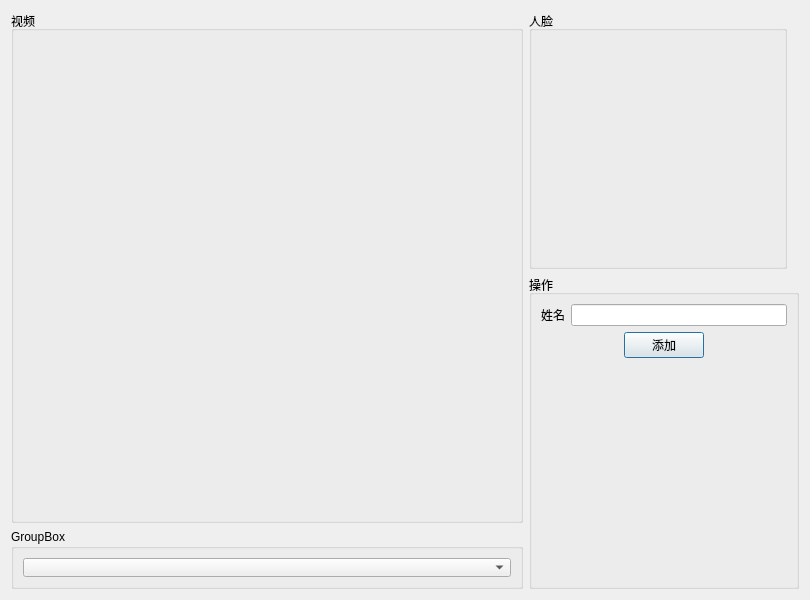
<?xml version="1.0" encoding="UTF-8"?>
<ui version="4.0">
 <class>sample</class>
 <widget class="QDialog" name="sample">
  <property name="geometry">
   <rect>
    <x>0</x>
    <y>0</y>
    <width>810</width>
    <height>600</height>
   </rect>
  </property>
  <property name="minimumSize">
   <size>
    <width>810</width>
    <height>600</height>
   </size>
  </property>
  <property name="maximumSize">
   <size>
    <width>810</width>
    <height>600</height>
   </size>
  </property>
  <property name="windowTitle">
   <string>Dialog</string>
  </property>
  <layout class="QVBoxLayout" name="verticalLayout_3">
   <item>
    <layout class="QHBoxLayout" name="horizontalLayout">
     <item>
      <layout class="QVBoxLayout" name="verticalLayout">
       <item>
        <widget class="QGroupBox" name="groupBox">
         <property name="minimumSize">
          <size>
           <width>512</width>
           <height>0</height>
          </size>
         </property>
         <property name="maximumSize">
          <size>
           <width>512</width>
           <height>16777215</height>
          </size>
         </property>
         <property name="title">
          <string>视频</string>
         </property>
         <layout class="QVBoxLayout" name="verticalLayout_5">
          <item>
           <widget class="QLabel" name="label">
            <property name="minimumSize">
             <size>
              <width>480</width>
              <height>0</height>
             </size>
            </property>
            <property name="maximumSize">
             <size>
              <width>480</width>
              <height>480</height>
             </size>
            </property>
            <property name="text">
             <string/>
            </property>
           </widget>
          </item>
         </layout>
        </widget>
       </item>
       <item>
        <widget class="QGroupBox" name="groupBox_2">
         <property name="minimumSize">
          <size>
           <width>0</width>
           <height>60</height>
          </size>
         </property>
         <property name="maximumSize">
          <size>
           <width>16777215</width>
           <height>60</height>
          </size>
         </property>
         <property name="title">
          <string>GroupBox</string>
         </property>
         <layout class="QVBoxLayout" name="verticalLayout_4">
          <item>
           <widget class="QComboBox" name="comboBox"/>
          </item>
         </layout>
        </widget>
       </item>
      </layout>
     </item>
     <item>
      <layout class="QVBoxLayout" name="verticalLayout_2">
       <item>
        <widget class="QGroupBox" name="groupBox_3">
         <property name="minimumSize">
          <size>
           <width>258</width>
           <height>258</height>
          </size>
         </property>
         <property name="maximumSize">
          <size>
           <width>258</width>
           <height>258</height>
          </size>
         </property>
         <property name="title">
          <string>人脸</string>
         </property>
         <widget class="QLabel" name="label_2">
          <property name="geometry">
           <rect>
            <x>10</x>
            <y>22</y>
            <width>226</width>
            <height>226</height>
           </rect>
          </property>
          <property name="minimumSize">
           <size>
            <width>226</width>
            <height>226</height>
           </size>
          </property>
          <property name="maximumSize">
           <size>
            <width>226</width>
            <height>226</height>
           </size>
          </property>
          <property name="text">
           <string/>
          </property>
         </widget>
        </widget>
       </item>
       <item>
        <widget class="QGroupBox" name="groupBox_5">
         <property name="minimumSize">
          <size>
           <width>226</width>
           <height>0</height>
          </size>
         </property>
         <property name="title">
          <string>操作</string>
         </property>
         <layout class="QVBoxLayout" name="verticalLayout_7">
          <item>
           <layout class="QVBoxLayout" name="verticalLayout_6">
            <item>
             <layout class="QHBoxLayout" name="horizontalLayout_2">
              <item>
               <widget class="QLabel" name="label_3">
                <property name="text">
                 <string>姓名</string>
                </property>
               </widget>
              </item>
              <item>
               <widget class="QLineEdit" name="lineEdit"/>
              </item>
             </layout>
            </item>
            <item>
             <layout class="QHBoxLayout" name="horizontalLayout_3">
              <item>
               <spacer name="horizontalSpacer">
                <property name="orientation">
                 <enum>Qt::Horizontal</enum>
                </property>
                <property name="sizeHint" stdset="0">
                 <size>
                  <width>40</width>
                  <height>20</height>
                 </size>
                </property>
               </spacer>
              </item>
              <item>
               <widget class="QPushButton" name="pushButton">
                <property name="text">
                 <string>添加</string>
                </property>
               </widget>
              </item>
              <item>
               <spacer name="horizontalSpacer_2">
                <property name="orientation">
                 <enum>Qt::Horizontal</enum>
                </property>
                <property name="sizeHint" stdset="0">
                 <size>
                  <width>40</width>
                  <height>20</height>
                 </size>
                </property>
               </spacer>
              </item>
             </layout>
            </item>
            <item>
             <spacer name="verticalSpacer">
              <property name="orientation">
               <enum>Qt::Vertical</enum>
              </property>
              <property name="sizeHint" stdset="0">
               <size>
                <width>20</width>
                <height>40</height>
               </size>
              </property>
             </spacer>
            </item>
           </layout>
          </item>
         </layout>
        </widget>
       </item>
      </layout>
     </item>
    </layout>
   </item>
  </layout>
 </widget>
 <resources/>
 <connections/>
</ui>
